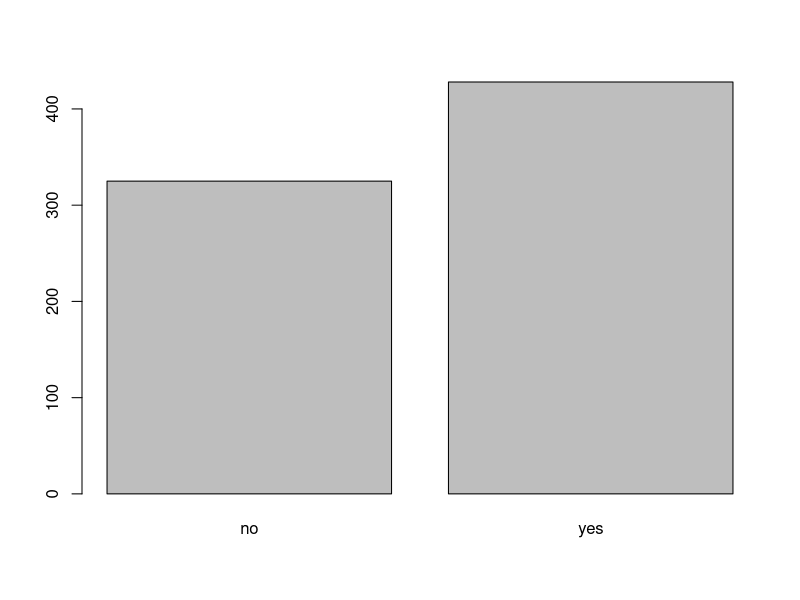
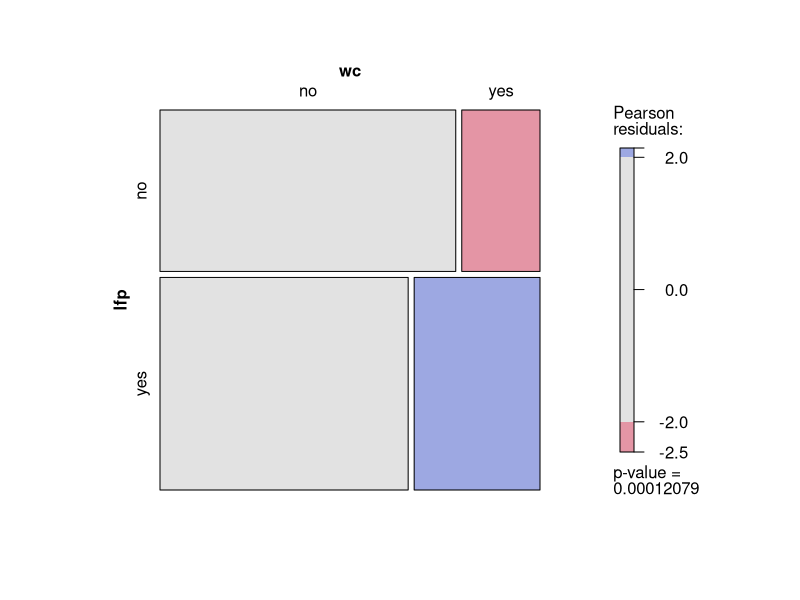
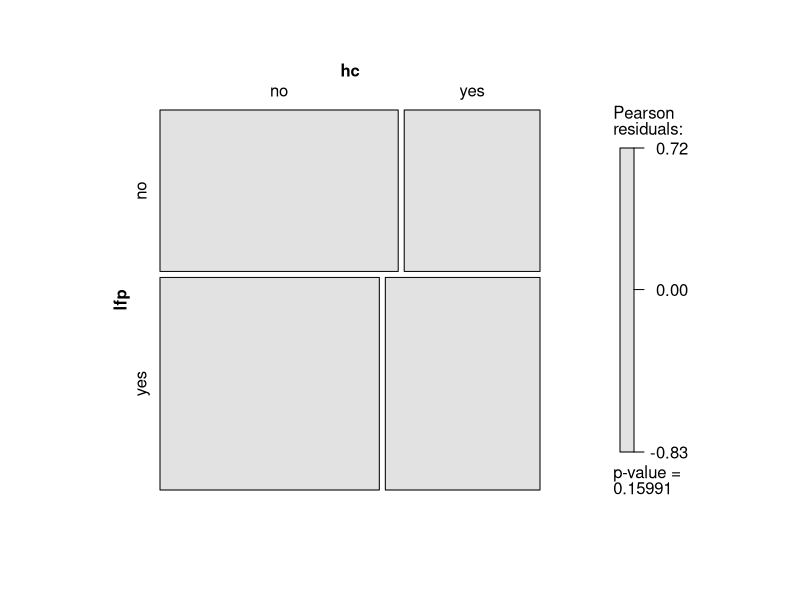
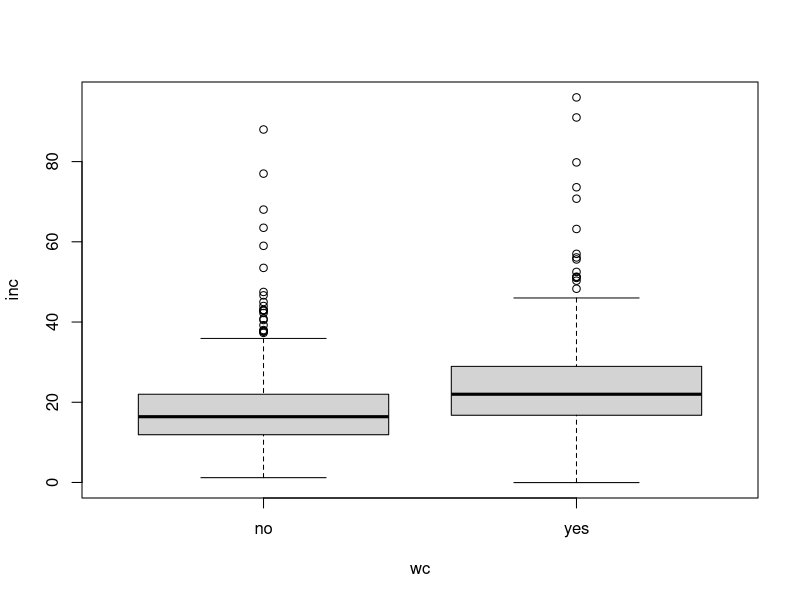
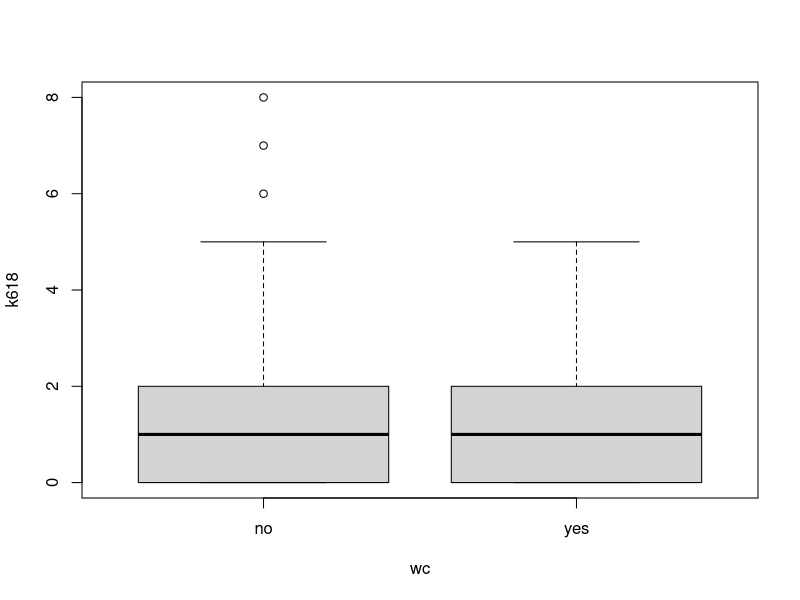
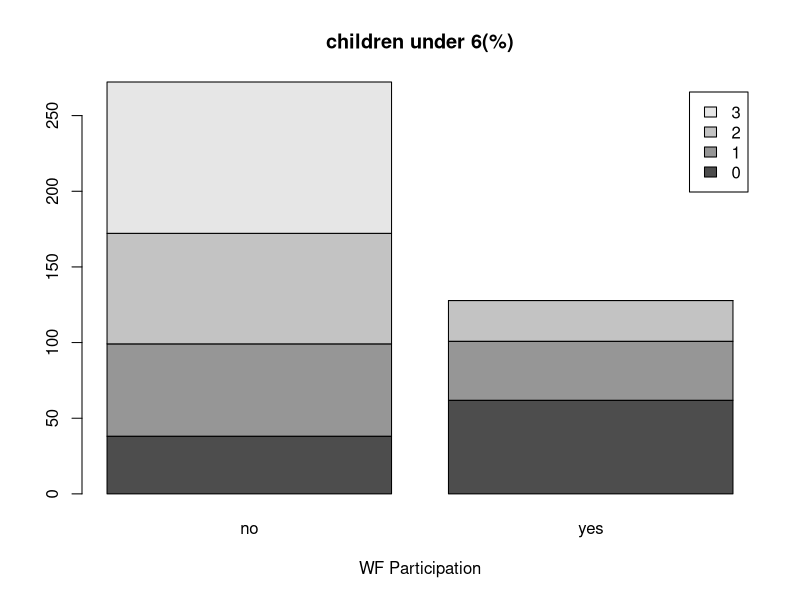
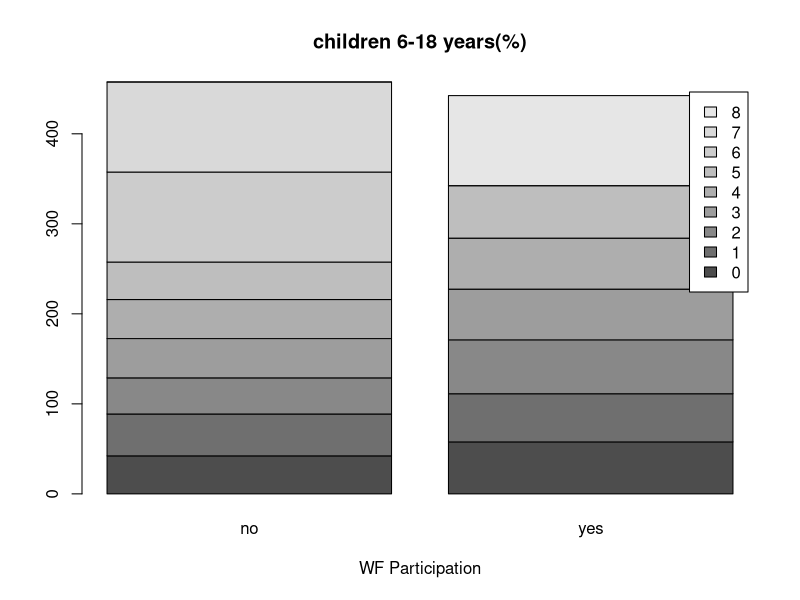
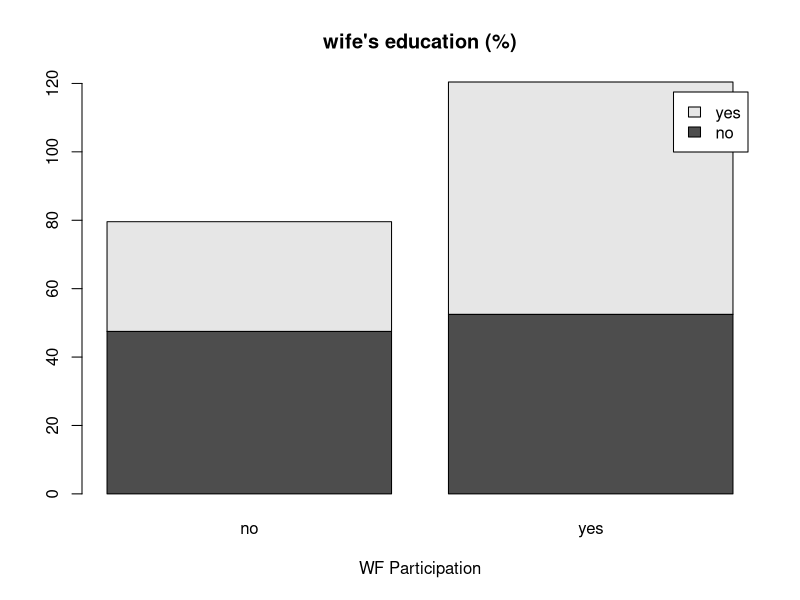

Here is the R script that generated these plots, in order:
## ---- chunk 1
data(Mroz,package="carData")
attach(Mroz)
Mroz
## ---- chunk 2
library(xtable)
library(ggplot2)
library(htmlTable)
## ---- chunk 3
##see the data
Mroz
summary(Mroz)

# Omit missing observations
Mroz <- na.omit(Mroz)

##tabulations for workforce data
t1=table(lfp)
t2=t1/sum(t1)*100
t3=rbind('In labor Force(N)'=t1,'In labor Force(%)'=round(t2,1))
t3


barplot(t1)

##Analysis between categorical variables

##Hypo Q1
##Is there an association between wife' college participation's education and her labor force participation?
##Let's do the chi-square test to find out.
wc_lfp_table=xtabs(~lfp+wc)
chisq.test(wc_lfp_table)
##p<0.05. We reject the H0. The p value suggests that there is a significant relationship between wife' college participation's education and her labor force participation.

##Mosaic plot shows that there is a positive correlation between women's education and her labor force participation.
library(vcd)
mosaic(wc_lfp_table, shade=TRUE, legend=TRUE)

##Hypo Q2
##Is there an association between husband's education and women's labor force participation?
hc_lfp_table=xtabs(~lfp+hc)
chisq.test(hc_lfp_table)
##p<!0.05. We fail to reject the H0. The p value suggests that there is not a significant relationship between husband' college participation and woman's labor force participation.

##mosaic plot supports that there is no significant relationship between husband's education and women's college participation.
mosaic(hc_lfp_table, shade=TRUE, legend=TRUE)

##Analysis between categorical response variable and numerical predictors

##Hypo Q3
##Is there an association between women's labor force participation and family income excluding wife's contribution?
##Let's exeucte one-way ANOVA to see.
aov1 = aov(inc ~ wc)
summary(aov1)
##The results suggest that there is a correlation between women's labor force participation and family income excluding wife's contribution.


##Let's visualize it
boxplot(inc~wc)

##Hypo Q4
##Is there an association between women's labor force participation and her having kids younger than 6 years old?
aov2 = aov(k5~ wc)
summary(aov2)
##The results suggest that there is a correlation between women's labor force participation and her having kids younger than 6 years old.

##Hypo 5
##Is there an association between women's labor force participation and her having kids between 6-18 years of age?
aov3 = aov(k618~ wc)
summary(aov3)
##The results suggest that there is no correlation between women's labor force participation and her having kids between 6-18 years of age. 
boxplot(k618~wc)

##Hypo 6
##Is there an association between women's labor force participation and her age?
aov4 = aov(age~ wc)
summary(aov4)
##The results suggest that there is no correlation between women's labor force participation and her age.
## ---- chunk 4
t1<- xtabs(~ k5 + lfp); t.k5 = prop.table(t1,1)*100
t1<- xtabs(~ k618 + lfp); t.k618 = prop.table(t1,1)*100
t.age<- tapply(age, lfp,mean)
t1<- xtabs(~ wc + lfp);  t.wc = prop.table(t1,1)*100
t1<- xtabs(~ hc + lfp);  t.hc = prop.table(t1,1)*100
t.wifelogwage<- tapply(lwg, lfp,mean)
t.faminc<- tapply(inc, lfp,mean)
t5<-rbind(t.k5, t.k618, t.age, t.wc, t.hc, t.wifelogwage, t.faminc)
t5<-round(t5,2)

colnames(t5)<- c("not working", "working")
rownames(t5)<-paste(c("k5-no child(%)", "1 child", paste0(2:3, " children"), "k618-no child(%)", "1 child", paste0(2:8, " children"),
                    "wife's age", "wife college educated(%)",
                    "wife did not attend college(%)", 
                    "husband college educated(%)",
                    "husband did not attend college(%)",
                    "log of wife's wages",
                    "family income excluding wife's(K)"))


t5

##Graphs

barplot(t.k5, main="children under 6(%)",
  xlab="WF Participation",
  legend = rownames(t.k5))

barplot(t.k618, main="children 6-18 years(%)",
  xlab="WF Participation",
  legend = rownames(t.k618))

barplot(t.wc, main="wife's education (%)",
  xlab="WF Participation",
  legend = rownames(t.wc))

barplot(t.wc, main="husband's education (%)",
  xlab="WF Participation",
  legend = rownames(t.hc))


barplot(t.wifelogwage, main="wife's income",
  xlab="WF Participation",
  legend = rownames(t.wifelogwage))



barplot(t.faminc, main="family income",
  xlab="WF Participation",
  legend = rownames(t.faminc))

## ---- chunk 5
##We are interested in the determinants of women participation in labor force.

library(MASS)
library(nnet)


labor_force <- glm(lfp ~ k5 + k618 + age+ wc + hc + lwg +inc, data=Mroz, 
               family = binomial(link = "logit"))

summary(labor_force)

##Interpretation 
##we have to take exponentials of the coefficients.
